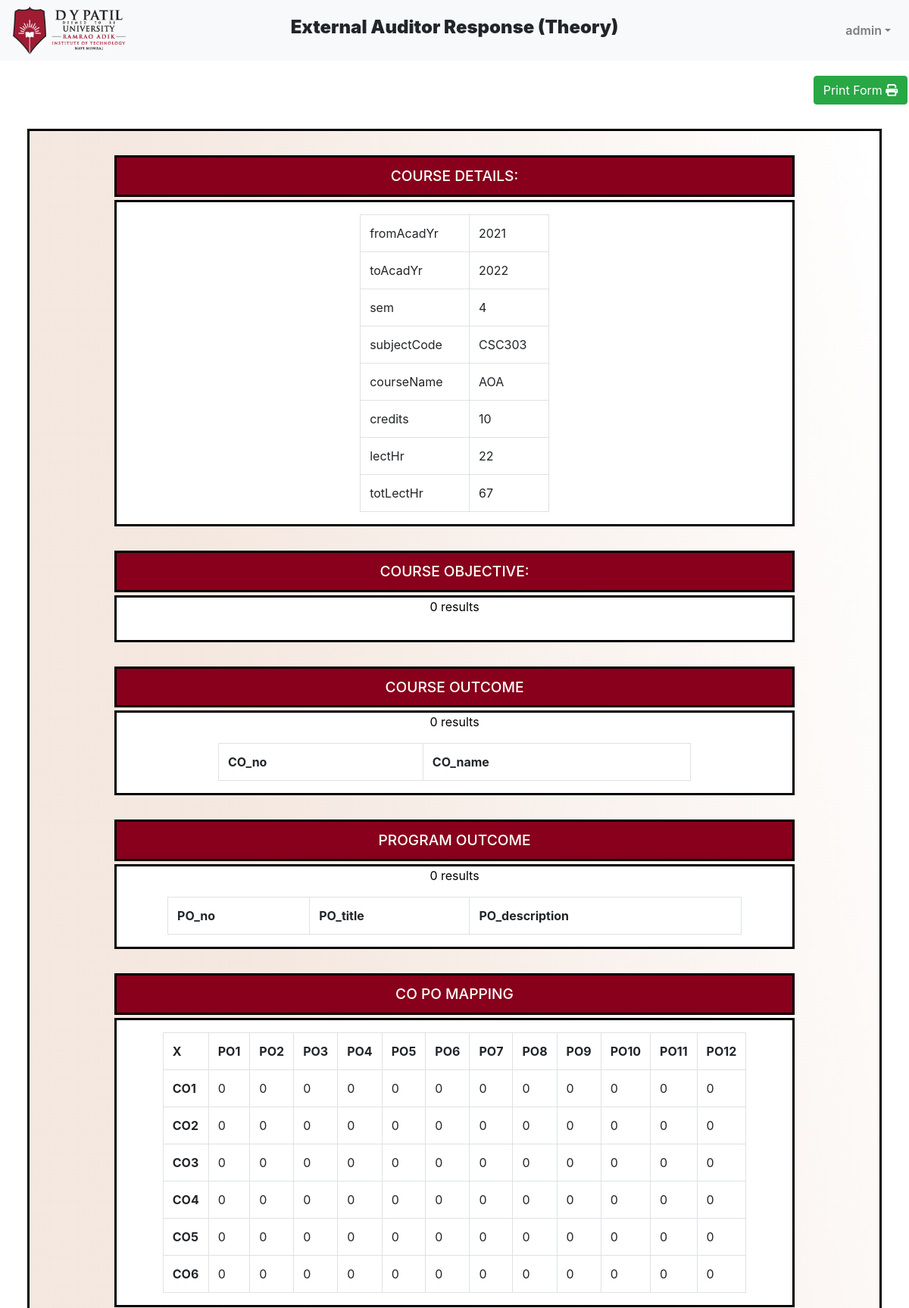
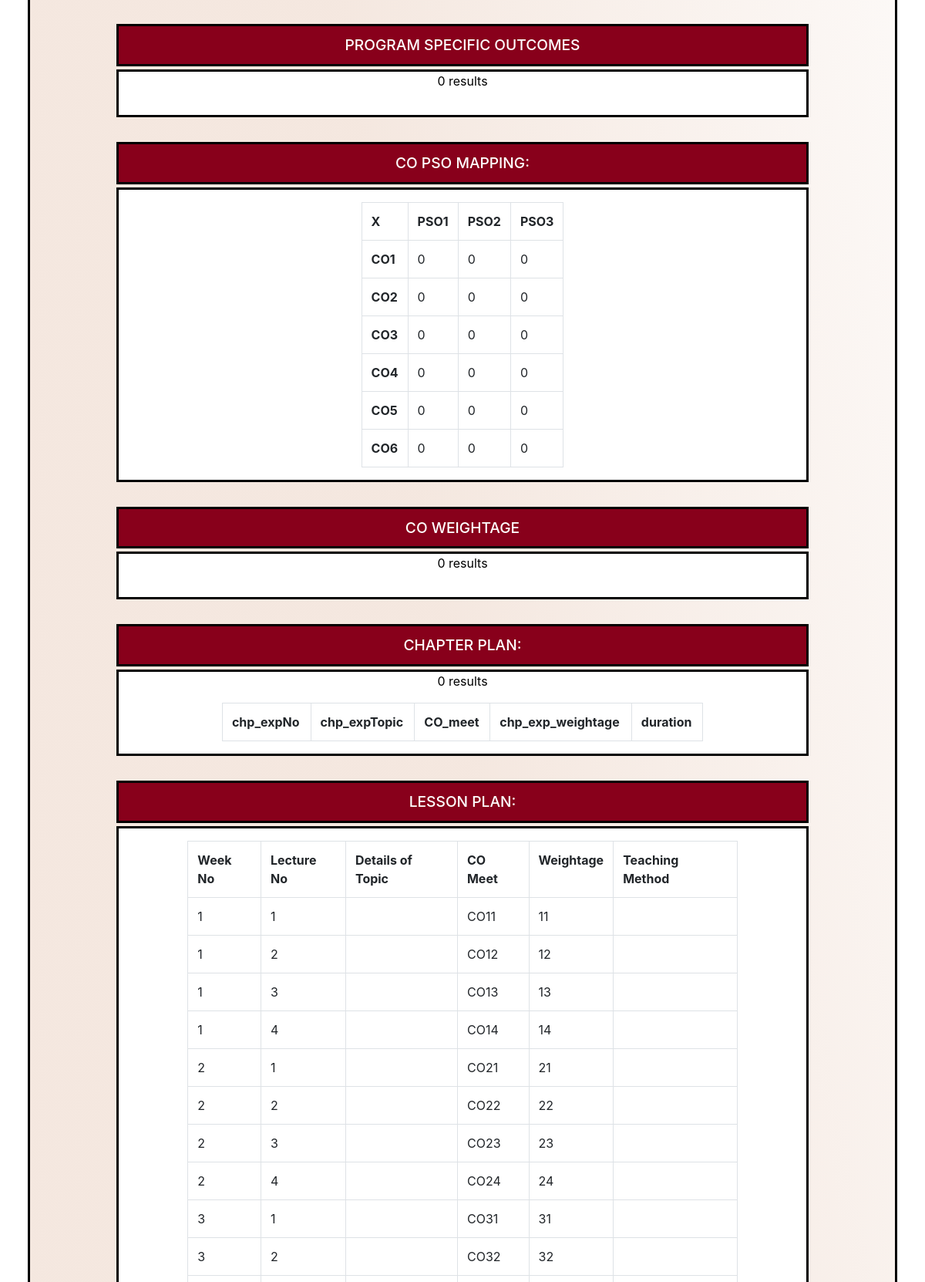
Screenshot of /users/externalAuditor/theory.php?courseID=3 (signed in, upper part) with the database file from the repository (2 pictures, top to bottom).
### tables this page shows
CREATE TABLE `course` (
  `courseID` int(11) NOT NULL,
  `fromAcadYr` int(11) NOT NULL,
  `toAcadYr` int(11) NOT NULL,
  `sem` int(11) NOT NULL,
  `subjectCode` varchar(10) NOT NULL,
  `courseName` varchar(50) NOT NULL,
  `credits` int(11) DEFAULT NULL,
  `lectHr` int(11) DEFAULT NULL,
  `totLectHr` int(11) DEFAULT NULL,
  `practHr` int(11) DEFAULT NULL,
  `totPractHr` int(11) DEFAULT NULL,
  `submitStatus` bit(1) DEFAULT NULL,
  `submitTime` datetime(6) DEFAULT NULL,
  `DQAapproved` bit(1) DEFAULT NULL,
  `HODcommentTea` varchar(100) DEFAULT NULL,
  `HODcommentDqa` varchar(100) DEFAULT NULL,
  `HODcommentAud` varchar(100) DEFAULT NULL,
  `classOrLab` varchar(50) DEFAULT NULL
);

CREATE TABLE `lessonplan` (
  `courseID` int(11) NOT NULL,
  `weekNo` int(11) NOT NULL,
  `lectNo` int(11) NOT NULL,
  `subTopics` varchar(650) DEFAULT NULL,
  `CO_meet` varchar(5) DEFAULT NULL,
  `weightage` float DEFAULT NULL,
  `teachingMethod` varchar(50) DEFAULT NULL
);

### users/externalAuditor/theory.php (the view, shortened to what this page needs)
<?php
    $audUsername = $_SESSION['username'];
    $courseID = $_GET['courseID'];
    $teaUsername =$_GET['teaUsername'];
    $subjectCode= $_GET['subjectCode'];
?>
<!DOCTYPE html>
<html lang="en">
<head>
    <link rel="stylesheet" type="text/css" href="../../css/teaRes.css">
    <link rel="stylesheet" href="https://stackpath.bootstrapcdn.com/bootstrap/4.5.2/css/bootstrap.min.css">
    <link rel="stylesheet" href="https://maxcdn.bootstrapcdn.com/font-awesome/4.7.0/css/font-awesome.min.css">
</head>
<body>
<div class="bs-example">
    <nav class="navbar navbar-expand-md navbar-light bg-light">
    <div id="navbarCollapse" class="collapse navbar-collapse">
        <div class="navbarLeft">
        <a href="http://localhost/FAS/teacherhome.php?username=<?php echo $audUsername; ?>"><img src="../../css/images/dylogo.png" style="width:10rem; height:4rem" ></a>
        </div>
        <div class="navbarCenter">
            <h4 style="font-weight:1000">External Auditor Response (Theory)</h4>
        </div>
        <div class="navbarRight">
            <ul class="nav navbar-nav ml-auto">
                <li class="nav-item dropdown" >
                    <a href="#" class="nav-link dropdown-toggle" data-toggle="dropdown" style="font-size:1rem; font-weight:600"><?php echo $audUsername;?></a>
                </li>
            </ul>
        </div>
    </div>
    </nav>
</div>
<div class="text-center" style="margin-top:20px; margin-left:67rem;">
          <button onclick="window.print()" class="btn btn-success" >Print Form <i class="fas fa-print"></i></button>
      </div>
    <main>
        <form action="theory.php?username=<?php echo $audUsername; ?>&teaUsername=<?php echo $teaUsername;?>&courseID=<?php echo $courseID; ?>&subjectCode=<?php echo $subjectCode; ?>" method="post">
            <div class="div1">COURSE DETAILS:</div>
            <div class="leftDisplayBox" style="margin:0px auto; overflow:auto; max-height:550px">
                <table class="table table-bordered" style="text-align: left; margin:1rem auto; width:28%">
                    <?php
                    include "../../backend/include/conn.php";
                    $sql = "select fromAcadYr,toAcadYr ,sem,subjectCode,courseName,credits,lectHr,totLectHr from course where courseID ='" . $courseID . "' ";
                    $data = mysqli_query($conn, $sql);
                    $total = mysqli_num_rows($data);
                    if ($total != 0) {
                        while ($result = mysqli_fetch_assoc($data)) {
                            echo "
                                <tr><td>fromAcadYr</td><td>" . $result['fromAcadYr'] . "</td></tr>
                                <tr><td>toAcadYr</td><td>" . $result['toAcadYr'] . "</td></tr>
                                <tr><td>sem</td><td>" . $result['sem'] . "</td></tr>
                                <tr><td>subjectCode</td><td>" . $result['subjectCode'] . "</td></tr>
                                <tr><td>courseName</td><td>" . $result['courseName'] . "</td></tr>
                                <tr><td>credits</td><td>" . $result['credits'] . "</td></tr>
                                <tr><td>lectHr</td><td>" . $result['lectHr'] . "</td></tr>
                                <tr><td>totLectHr</td><td>" . $result['totLectHr'] . "</td></tr>";
                        }
                    } else {
                        echo "0 results";
                    }
                    ?>
                </table>
            </div>
            <div class="div1">COURSE OBJECTIVE:</div>
            <div class="leftDisplayBox" style="margin:0px auto; overflow:auto; max-height:550px">
            </div>
            <div class="div1">COURSE OUTCOME</div>
            <div class="leftDisplayBox" style="margin:0px auto; overflow:auto; max-height:550px">
                <table class="table table-bordered" style="text-align: left; margin:1rem auto; width:70%">
                    <?php
                    echo "<tr><th> CO_no </th><th> CO_name </th></tr>";
                    ?>
                </table>
            </div>
            <div class="div1">PROGRAM OUTCOME</div>
            <div class="leftDisplayBox" style="margin:0px auto; overflow:auto; max-height:auto">
                <table class="table table-bordered" style="text-align: left; margin:1rem auto; width:85%">
                    <?php
                    echo "<tr><th> PO_no </th><th> PO_title </th><th> PO_description </th></tr>";
                    ?>
                </table>
            </div>
            <div class="div1">CO PO MAPPING</div>
            <div class="leftDisplayBox" style="margin:0px auto; overflow:auto; max-height:550px">
                <table class="table table-bordered" style="text-align: left; margin:1rem auto; width:35%">
                    <?php
                    include "../../backend/include/conn.php";
                    $totalCo = 0;
                    $totalPo = 0;
                    $sqlm_copo = "SELECT COUNT(PO_no) AS 'counter', PO_no FROM co_po_mapping GROUP BY PO_no, courseID HAVING courseID='" . $courseID . "'  ";
                    $datam_copo = mysqli_query($conn, $sqlm_copo);
                    $totalm_copo = mysqli_num_rows($datam_copo);
                    if ($totalm_copo != 0) {
                        while ($resultm_copo = mysqli_fetch_assoc($datam_copo)) {
                            $totalPo++;
                        }
                    } else {
                        echo "0 results";
                    }
                    echo "<tr><th>X</th>";
                    for ($i = 1; $i <= $totalPo; $i++) {
                        echo "<th>PO$i</th>";
                    }
                    echo "</tr>";
                    $sqlm_copo2 = "SELECT COUNT(CO_no) AS 'counter', CO_no FROM co_po_mapping GROUP BY CO_no, courseID HAVING courseID='" . $courseID . "'  ";
                    $datam_copo2 = mysqli_query($conn, $sqlm_copo2);
                    $totalm_copo2 = mysqli_num_rows($datam_copo2);
                    if ($totalm_copo2 != 0) {
                        while ($resultm_copo2 = mysqli_fetch_assoc($datam_copo2)) {
                            $totalCo++;
                        }
                    } else {
                        echo "0 results";
                    }
                    for ($i = 1; $i <= $totalCo; $i++) {
                        $sqlm_copo4 = "SELECT rating FROM co_po_mapping where CO_no = 'CO" . $i . "' and courseID ='$courseID' ";
                        $datam_copo4 = mysqli_query($conn, $sqlm_copo4);
                        $totalm_copo4 = mysqli_num_rows($datam_copo4);
                        if ($totalm_copo4 != 0) {
                            echo "<tr><th>CO$i</th>";
                            while ($resultm_copo4 = mysqli_fetch_assoc($datam_copo4)) {
                                echo "<td>" . $resultm_copo4['rating'] . "</td>";
                            }
                            echo "</tr>";
                        } else {
                            echo "0 results";
                        }
                    }
                    ?>
                </table>
            </div>
            <div class="div1">PROGRAM SPECIFIC OUTCOMES</div>
            <div class="leftDisplayBox" style="margin:0px auto; overflow:auto; max-height:550px">
            </div>
            <div class="div1">CO PSO MAPPING:</div>
            <div class="leftDisplayBox" style="margin:0px auto; overflow:auto; max-height:550px">
                <table class="table table-bordered" style="text-align: left; margin:1rem auto; width:28%">
                    <?php
                    include "../../backend/include/conn.php";
                    $totalCos = 0;
                    $sqlm_copso = "SELECT COUNT(PSO_no) AS 'counter', PSO_no FROM co_pso_mapping GROUP BY PSO_no, courseID HAVING courseID='" . $courseID . "' ";
                    $datam_copso = mysqli_query($conn, $sqlm_copso);
                    $totalm_copso = mysqli_num_rows($datam_copso);
                    if ($totalm_copso != 0) {
                        echo "<tr><th>X</th>";
                        while ($resultm_copso = mysqli_fetch_assoc($datam_copso)) {
                            echo "<th>" . $resultm_copso['PSO_no'] . "</th>";
                        }
                        echo "</tr>";
                    } else {
                        echo "0 results";
                    }
                    $sqlm_copso2 = "SELECT COUNT(CO_no) AS 'counter', CO_no FROM co_pso_mapping GROUP BY CO_no, courseID HAVING courseID='" . $courseID . "' ";
                    $datam_copso2 = mysqli_query($conn, $sqlm_copso2);
                    $totalm_copso2 = mysqli_num_rows($datam_copso2);
                    if ($totalm_copso2 != 0) {
                        while ($resultm_copso2 = mysqli_fetch_assoc($datam_copso2)) {
                            $totalCos++;
                        }
                    } else {
                        echo "0 results";
                    }
                    for ($i = 1; $i <= $totalCos; $i++) {
                        $sqlm_copso4 = "SELECT rating FROM co_pso_mapping where CO_no = 'CO" . $i . "' and courseID ='" . $courseID . "' ";
                        $datam_copso4 = mysqli_query($conn, $sqlm_copso4);
                        $totalm_copso4 = mysqli_num_rows($datam_copso4);
                        if ($totalm_copso4 != 0) {
                            echo "<tr><th>CO$i</th>";
                            while ($resultm_copso4 = mysqli_fetch_assoc($datam_copso4)) {
                                echo "<td>" . $resultm_copso4['rating'] . "</td>";
                            }
                            echo "</tr>";
                        } else {
                            echo "0 results";
                        }
                    }
                    ?>
                </table>
            </div>
            <div class="div1">CO WEIGHTAGE</div>
            <div class="leftDisplayBox" style="margin:0px auto; overflow:auto; max-height:550px">
            </div>
            <div class="div1" >CHAPTER PLAN:</div>
            <div class="leftDisplayBox" style="margin:0px auto; overflow:auto; max-height:550px" id="div1">
                <table class="table table-bordered" style="text-align: left; margin:1rem auto; width:70%" id="p">
                    <?php
                    echo "<tr><th>chp_expNo</th>
                <th>chp_expTopic</th>
                <th>CO_meet</th>
                <th>chp_exp_weightage</th>
                <th>duration</th></tr>";
                    ?>
                </table>
            </div>
            <div class="div1">LESSON PLAN:</div>
            <div class="leftDisplayBox" style="margin:0px auto; overflow:auto; max-height:auto">
                <table class="table table-bordered" style="text-align: left; margin:1rem auto; width:80%">
                    <?php
                    include "../../backend/include/conn.php";
                    $sqlpsout = "select * from lessonplan where courseID ='" . $courseID . "' ";
                    $datapsout = mysqli_query($conn, $sqlpsout);
                    $totalpsout = mysqli_num_rows($datapsout);
                    echo "<tr>
                <th>Week No</th>
                <th>Lecture No</th>
                <th>Details of Topic</th>
                <th>CO Meet</th>
                <th>Weightage</th>
                <th>Teaching Method</th>
             </tr>";
                    if ($totalpsout != 0) {
                        while ($resultpsout = mysqli_fetch_assoc($datapsout)) {
                            echo "<tr><td>" . $resultpsout['weekNo'] . "</td><td>" . $resultpsout['lectNo'] . "</td><td>" . $resultpsout['subTopics'] . "</td><td>" . $resultpsout['CO_meet'] . "</td><td>" . $resultpsout['weightage'] . "</td><td>" . $resultpsout['teachingMethod'] . "</td></tr>";
                        }
                    } else {
                        echo "0 results";
                    }
                    ?>
                </table>
            </div>
        </form>
    </main>
</body>
</html>

### css/teaRes.css (style rules this page uses)
* { margin: 0; padding: 0; box-sizing: border-box; }
body { background-color: rgb(195, 195, 195); }
main { width: 94%; margin: 2rem auto; border: 3px solid black; padding-bottom: 20px; color: white; background-image: linear-gradient( to top right, rgba(234, 208, 192, 0.5) 55%, rgba(255, 255, 255, 0.5) ); }
body { -webkit-print-color-adjust: exact !important; }
.div1 { background-color: rgb(136, 0, 27); text-align: center; border: 3px solid black; padding: 10px; margin: 2rem AUTO 4px; font-size: 1.2rem; font-weight: 500; max-width: 80%; }
.leftDisplayBox { margin: 2px 10px 2rem; text-align: center; margin: auto; background-color: #ffffff; color: black; border: 3px solid black; max-width: 80%; }
table, th, td { padding: 20px; border: 1px solid black; margin-left: auto; margin-right: auto; }
.navbarLeft { flex: 4; }
.navbarCenter { flex: 8; justify-content: center; text-align: center; }
.navbarRight { flex: 4; display: flex; justify-content: flex-end; }

### rows the page displays
course: fromAcadYr "2021", toAcadYr "2022", sem "4", subjectCode "CSC303", courseName "AOA", credits "10", lectHr "22", totLectHr "67"
lessonplan: weekNo "1", lectNo "1", CO_meet "CO11", weightage "11"
lessonplan: weekNo "1", lectNo "2", CO_meet "CO12", weightage "12"
lessonplan: weekNo "1", lectNo "3", CO_meet "CO13", weightage "13"
lessonplan: weekNo "1", lectNo "4", CO_meet "CO14", weightage "14"
lessonplan: weekNo "2", lectNo "1", CO_meet "CO21", weightage "21"
lessonplan: weekNo "2", lectNo "2", CO_meet "CO22", weightage "22"
lessonplan: weekNo "2", lectNo "3", CO_meet "CO23", weightage "23"
lessonplan: weekNo "2", lectNo "4", CO_meet "CO24", weightage "24"
lessonplan: weekNo "3", lectNo "1", CO_meet "CO31", weightage "31"
lessonplan: weekNo "3", lectNo "2", CO_meet "CO32", weightage "32"

### other values shown
$audUsername "admin"
$resultm_copo4['rating'] "0"
$resultm_copso['PSO_no'] "PSO1"
$resultm_copso['PSO_no'] "PSO2"
$resultm_copso['PSO_no'] "PSO3"
$resultm_copso4['rating'] "0"
